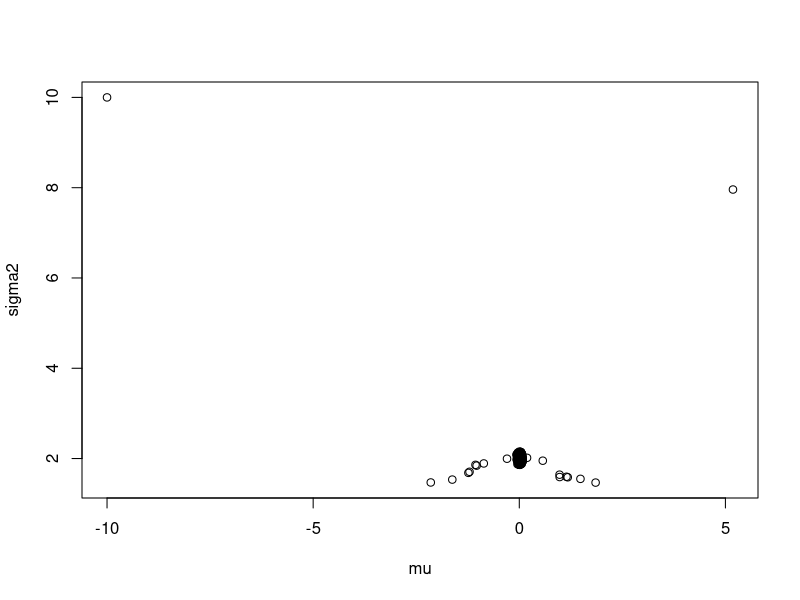
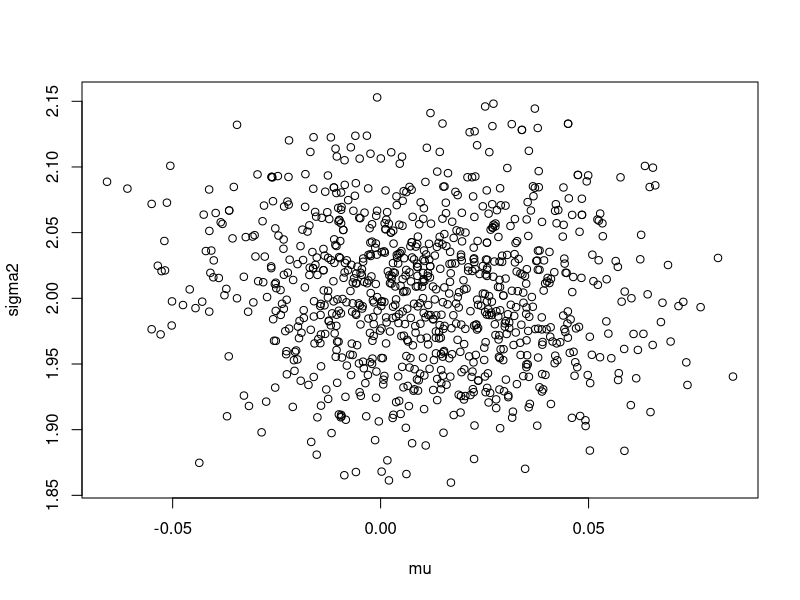
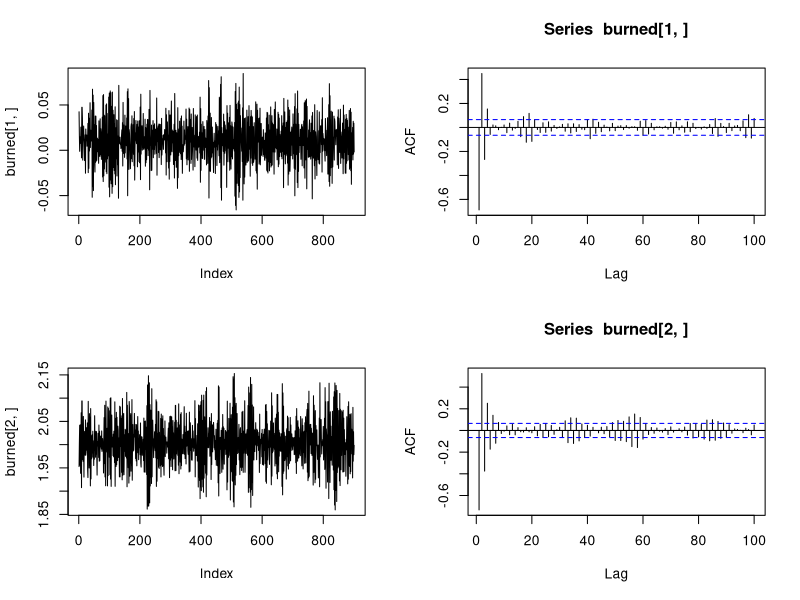
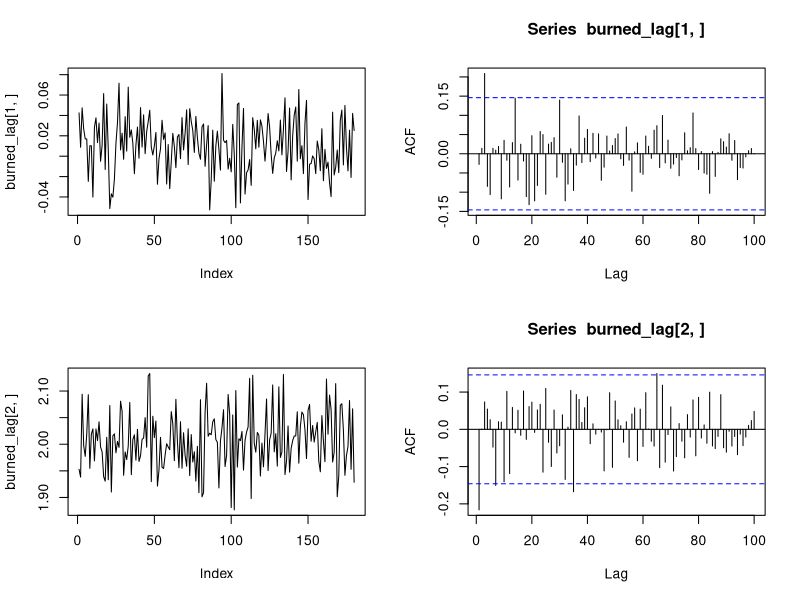
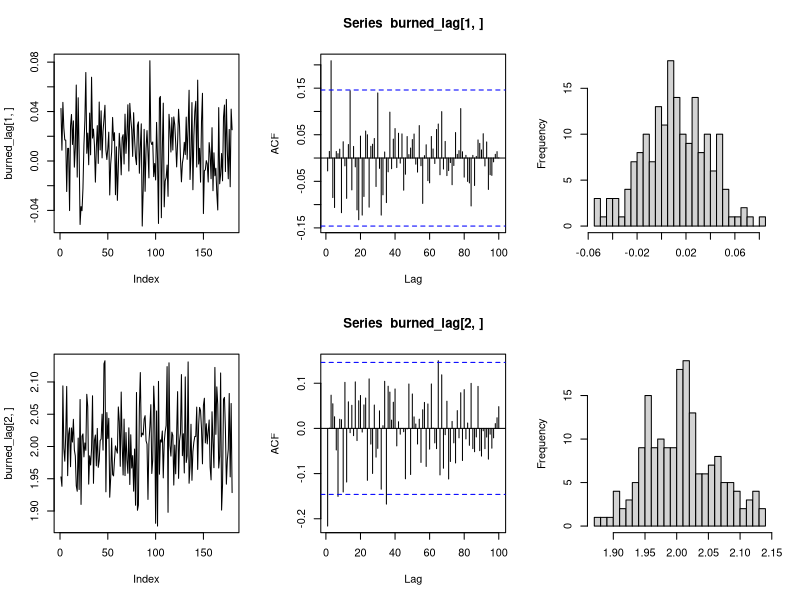

Generate these figures, in order, with R:
###################################################################
########################## Modelo
# prioris: mu ~ N(m_0, s_0), sigma2 ~ Gama(a_0, b_0) 
# theta = (mu, sigma2)
############## Transformation sigma = exp(w) ######################
# theta = (mu, w)
###################################################################
###################################################################
logpost_theta = function(theta, param){
  # theta = (mu, w)
  
  mu = theta[1]
  w = theta[2]
  
  L = sum( dnorm(param$y, mu, exp(w), log = TRUE) )
  L = L + dnorm(mu, param$mu_0, param$s_0, log = TRUE)
  L = L + dgamma( exp( 2 * w ), shape = param$a, rate = param$b, log = TRUE)
  #x = x + 2*w
  
  return( L )
}
glogpost_theta = function(theta, param){
  mu = theta[1]
  w = theta[2]
  T = length(param$y)
  
  grad_mu = sum(param$y - mu) * exp( -2 * w )
  grad_mu = grad_mu - (mu - param$mu_0) / ( param$s_0 )**2
  
  grad_w = - T + sum( (param$y - mu)**2 ) * exp( -2 * w )
  grad_w = grad_w + 2 * (param$a - 1) - 2 * param$b * exp( 2 * w )
  
  return( matrix(c(grad_mu, grad_w), nrow = 2) )
}
G_theta_t = function(theta, param){
  mu = theta[1]
  w = theta[2]
  T = length(param$y)
  
  g11 =  T * exp(- 2 * w ) + 1 / param$s_0**2
  g22 = 2 * T  + 4 * param$b * exp(2 * w) 
  
  return( diag( c(g11, g22), 2, 2 ) )
}
d_G_mu = function(theta, param) return( matrix(0, 2, 2) )
d_G_sigma2 = function(theta, param){
  mu = theta[1]
  w = theta[2]
  T = length(param$y)
  
  g11 = -2 * T * exp( -2 * w )
  g22 = 8 * param$b * exp( 2 * w )
  
  return( diag(c(g11, g22), 2, 2) )
}
log_J_theta = function(theta, param){
  w = theta[2]
  return( log(2) + 2 * w )
}
###################################################################
########################## Algoritmo
###################################################################
H = function(p, theta, param){
  
  logpost = param$logpost
  G = param$G
  log_J = param$log_J
  
  p = matrix(p, ncol = 1)
  
  E = - logpost(theta, param) - log_J(theta, param)
  E = E + 0.5 * log( det( G(theta, param) ) )  
  E = E + 0.5 * t(p) %*% solve( G(theta, param) ) %*% p 
  
  return( E )
}
d_H_theta = function(p, theta, param){
  # param = (d_G = (d_G_theta1, ..., d_G_thetaN), ... )
  p = matrix(p, ncol = 1)
  D = length(p)
  d = matrix(nrow = D, ncol = 1)
  glogpost = param$glogpost
  G = param$G
  G.i = solve(G(theta, param))
  
  u = matrix(ncol = 1)
  
  for(i in 1:D){
    M = G.i %*% param$d_G[[i]](theta, param)
    u[i] = 0.5 * ( sum(diag( M )) - t(p) %*% M %*% d_H_p(p, theta, param) )  
    
  }
  
  u = matrix(u, ncol = 1)
  
  #d_H_theta
  d = - glogpost(theta, param) + u 
  
  return( d )
}
d_H_p = function(p, theta, param){
  p = matrix(p, ncol = 1)
  G = param$G
  return( solve( G(theta, param) ) %*% p )
}
glf = function(eps, L, theta_current, p_current, fixed_p, param){
  
  p_n = matrix(p_current, ncol = 1)
  theta_n = theta_hat = matrix(theta_current, ncol = 1)
  Proposal = matrix(nrow = nrow(p_n), ncol = 2)
  eps = matrix(eps, ncol = 1)
  
  for(t in 1:L){
    
    p_hat = p_n
    
    for(i in 1:fixed_p){
      p_hat = p_n - 0.5 * eps * d_H_theta(p_hat, theta_n, param)
    } 
    
    for(i in 1:fixed_p){
      theta_hat = theta_n + 0.5 * eps * ( d_H_p(p_hat, theta_n, param) + 
                                            d_H_p(p_hat, theta_hat, param) )
    }
    
    theta_n = theta_hat
    p_n = p_hat - 0.5 * eps * d_H_theta(p_hat, theta_n, param)
    
  }
  
  Proposal[, 1] = theta_n
  Proposal[, 2] = p_n
  
  return(Proposal)
}
rmhmc_R = function(N, eps, min_L, max_L, theta_init, param, fixed_p, 
                   seed = NULL){
  
  if ( !is.null(seed) ) set.seed(seed)
  time.init = Sys.time()
  acc = 0;
  theta_current = matrix(theta_init, ncol = 1)
  r = nrow(theta_current)
  logpost = param$logpost
  glogpost = param$glogpost
  G = param$G
  
  #inicialindo a cadeia
  chain = matrix(nrow = r, ncol =  N + 1)
  chain[, 1] = theta_current
  
  for(i in 2:(N + 1)){
    #(i) gerando p_current 
    p_current = mvtnorm::rmvnorm( n = 1, sigma = G(theta_current, param) )
    
    #(ii) Generalizaded Leapfrog
    L = sample(min_L:max_L, 1)
    Prop = glf(eps, L, theta_current, p_current, fixed_p, param)
    
    # (iii) Calculando H's
    h = H(p_current, theta_current, param)
    h = h - H(Prop[ , 2], Prop[ , 1], param)
    
    #(iv) Prop aceitação
    if( runif(1) < min(1, exp(h)) ){
      chain[, i] = Prop[, 1]
      theta_current = matrix(chain[, i], ncol = 1)
      acc = acc + 1
    }else{
      chain[, i] = theta_current
    }
  }
  time.final = Sys.time()
  return(list("chain" = chain, "acc" = acc, "time" = time.final - time.init))
}


mu = 0
sigma = sqrt(2)
T = 3e3
y = rnorm(T, mu, sigma)

N = 1e3
z = rmhmc_R(N, eps = c(0.1, 0.1), min_L = 20, max_L = 30, 
            fixed_p = 5, theta_init = c( -10, 0.5 * log( 10 ) ), 
            param = list(y = y, 
                         mu_0 = 10, s_0 = 3.2, 
                         a = 2, b = 2,
                         logpost = logpost_theta,
                         glogpost = glogpost_theta,
                         G = G_theta_t,
                         d_G = c(d_G_mu, d_G_sigma2),
                         log_J = log_J_theta ),
            #seed = seed
)
z$acc/N
z$time

chain = unlist(z$chain)
sum( is.na(chain) )
# sigma2 = exp(2w)
chain[2, ] = exp( 2 * chain[2, ] )
plot(chain[1, ], chain[2, ], xlab = 'mu', ylab = 'sigma2')

############################### Convergence analysis
# Trace plots
burn = 100
burned = chain[, -c(1:burn)]
plot(burned[1, ], burned[2, ], xlab = 'mu', ylab = 'sigma2')
par(mfrow = c(2, 2))
plot(burned[1, ], type = 'l')
plot(acf(burned[1, ], lag.max = 100, plot = FALSE)[1:100])
plot(burned[2, ], type = 'l')
plot(acf(burned[2, ], lag.max = 100, plot = FALSE)[1:100])
par(mfrow = c(1, 1))

# Jumps
lags = 5
jumps = seq(1, N - burn, by = lags)
burned_lag = burned[, jumps]
par(mfrow = c(2, 2))
plot(burned_lag[1, ], type = 'l')
plot(acf(burned_lag[1, ], lag.max = 100, plot = FALSE)[1:100])
plot(burned_lag[2, ], type = 'l')
plot(acf(burned_lag[2, ], lag.max = 100, plot = FALSE)[1:100])
par(mfrow = c(1, 1))

############### Análise numérica
mcmcchain = coda::as.mcmc( t( burned_lag ) )
####### Geweke Statistic
# |G| > 1.96 evidencia não convergencia
CD = coda::geweke.diag(mcmcchain)
CD
####### Fator de ineficiência (IF)
# IF = N / N_eff, onde N_eff = effective Sample Size
# Se IF >> 1, indica uma má mistura da cadeia gerada
N_new = ncol( burned_lag )
N_eff = coda::effectiveSize(mcmcchain)
IF = N_new / N_eff
IF
####### MCMC error
# MCerror = sd( Variavel ) / sqrt( N_eff )
mc_error = round( apply( burned_lag, MARGIN = 1, FUN = sd) / sqrt( N_eff ), 5 )
mc_error

par(mfrow = c(2, 3))
plot(burned_lag[1, ], type = 'l')
plot(acf(burned_lag[1, ], lag.max = 100, plot = FALSE)[1:100])
hist(burned_lag[1, ], breaks = 30, xlab = '', main = '')
plot(burned_lag[2, ], type = 'l')
plot(acf(burned_lag[2, ], lag.max = 100, plot = FALSE)[1:100])
hist(burned_lag[2, ], breaks = 30, xlab = '', main = '')
par(mfrow = c(1, 1))

data = matrix(c(mean(burned_lag[1, ]), 
                quantile(burned_lag[1, ], probs = c(0.025, 0.975)),
                mean(burned_lag[2, ]),
                quantile(burned_lag[2, ], probs = c(0.025, 0.975))),
              nrow = 2, byrow = TRUE)
row.names(data) = c('mu_hat', 'sigma2_hat')
colnames(data) = c('mean', '2.5%', '97,5%')
data

